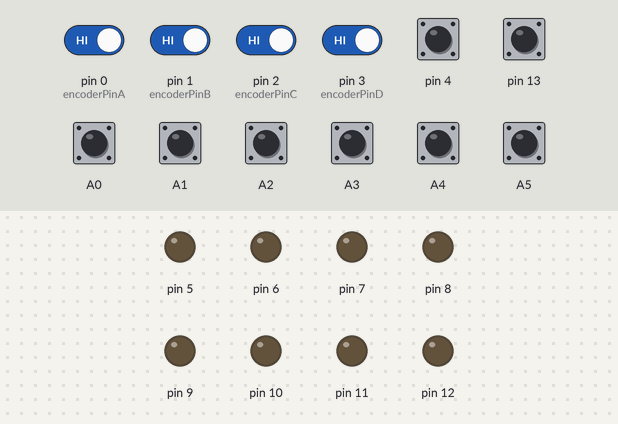
A sketch run on a simulated Arduino Leonardo, built with avr-gcc and run on an emulated ATmega32U4. On the bench: output pins drawn as LEDs (lit = HIGH). Inputs (shaded band) come from the test bench; at power-on: A0–5, pin 0 (encoderPinA), pin 1 (encoderPinB), pin 2 (encoderPinC), pin 3 (encoderPinD), pin 4, pin 13 HIGH. USB keyboard and mouse output is not drawn.

Above: at 1.2 s.
1.3 s: pin 4 pulled LOW for 0.15 s
At 1.37 s:
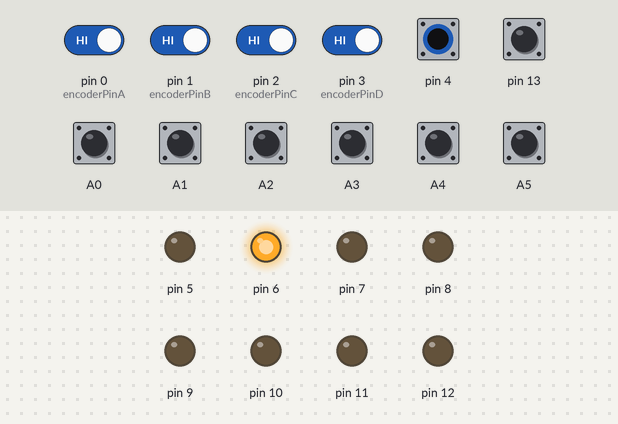
2.9 s: pin 13 pulled LOW for 0.15 s
At 2.97 s:
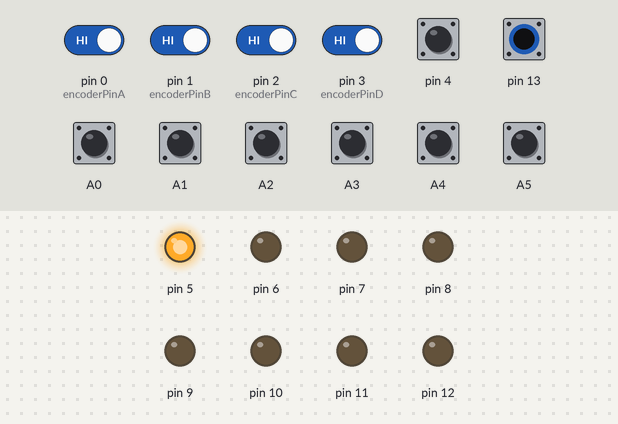
4.5 s: A0 pulled LOW for 0.15 s
At 4.57 s:
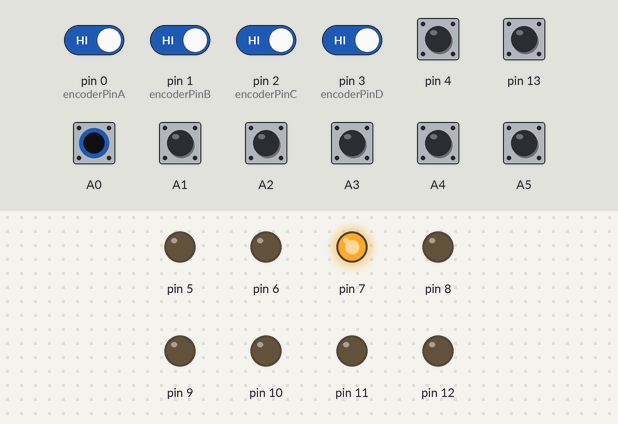
6.1 s: A1 pulled LOW for 0.15 s
At 6.17 s:
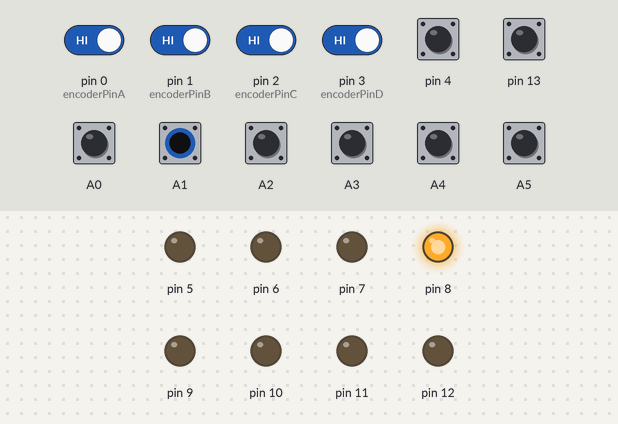
7.7 s: A2 pulled LOW for 0.15 s
At 7.77 s:
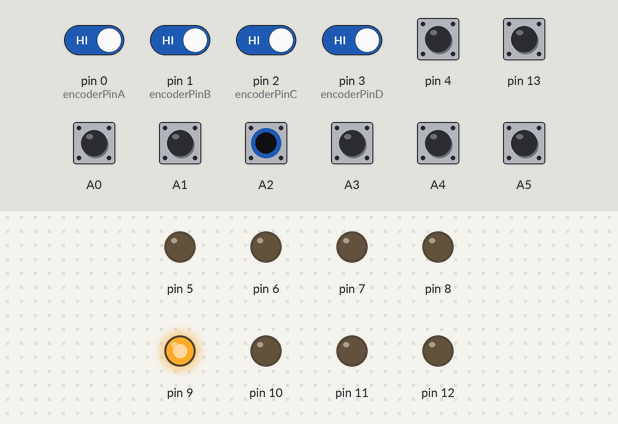
9.3 s: A3 pulled LOW for 0.15 s
At 9.37 s:
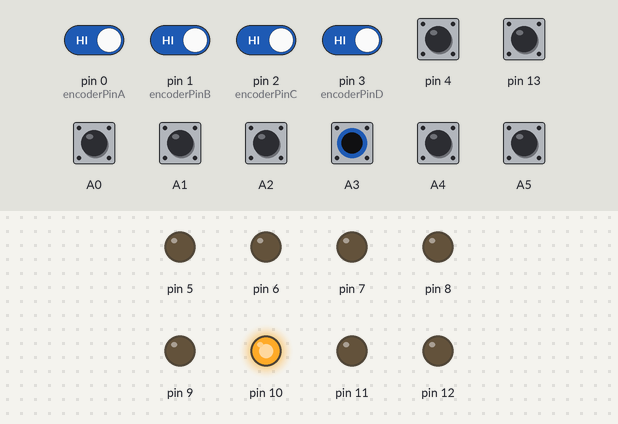
Timing chart, 0 to 11.9 s (numbered marks = the images above; inputs shaded):
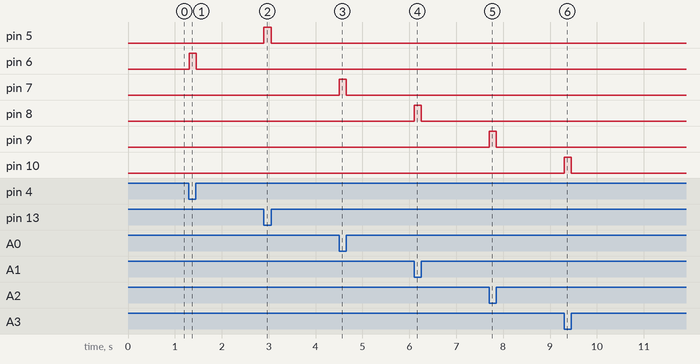

The sketch:

sdvx.ino
```cpp
#include "Keyboard.h"
#include "Mouse.h"
#define DELAY            5

enum PinAssignments
 {
  encoderPinA = 0,
  encoderPinB = 1,
  encoderPinC = 2,
  encoderPinD = 3,
 };

int encoderPos[] = {0,0};

 boolean A_set = false;
 boolean B_set = false;
 boolean C_set = false;
 boolean D_set = false;
 int i;

void setup()
{
  /* KEYBOARD PIN SETTING
   * PIN 13 START
   * PIN 04 TEST
   * PIN A0 BT-A
   * PIN A1 BT-B
   * PIN A2 BT-C
   * PIN A3 BT-D
   * PIN A4 FX-L
   * PIN A5 FX-R
   */
  pinMode(13, INPUT_PULLUP);
  pinMode(4, INPUT_PULLUP);
  pinMode(A0, INPUT_PULLUP);
  pinMode(A1, INPUT_PULLUP);
  pinMode(A2, INPUT_PULLUP);
  pinMode(A3, INPUT_PULLUP);
  pinMode(A4, INPUT_PULLUP);
  pinMode(A5, INPUT_PULLUP);
  Keyboard.begin();


  /* KEYBOARD LED PIN SETTING
   * PIN 13(5) START
   * PIN 04(6) TEST
   * PIN A0(7) BT-A
   * PIN A1(8) BT-B
   * PIN A2(9) BT-C
   * PIN A3(10) BT-D
   * PIN A4(11) FX-L
   * PIN A5(12) FX-R
   * BT蓝光 FX红光
   */
  pinMode(5, OUTPUT);
  pinMode(6, OUTPUT);
  pinMode(7, OUTPUT);
  pinMode(8, OUTPUT);
  pinMode(9, OUTPUT);
  pinMode(10, OUTPUT);
  pinMode(11, OUTPUT);
  pinMode(12, OUTPUT);

  digitalWrite(5, LOW);
  digitalWrite(6, LOW);
  digitalWrite(7, LOW);
  digitalWrite(8, LOW);
  digitalWrite(9, LOW);
  digitalWrite(10, LOW);
  digitalWrite(11, LOW);
  digitalWrite(12, LOW);

  pinMode(encoderPinA, INPUT_PULLUP);
  pinMode(encoderPinB, INPUT_PULLUP);
  pinMode(encoderPinC, INPUT_PULLUP);
  pinMode(encoderPinD, INPUT_PULLUP);

  Mouse.begin();

  attachInterrupt(0, doEncoderC, CHANGE);
  attachInterrupt(1, doEncoderD, CHANGE);

  attachInterrupt(2, doEncoderA, CHANGE);
  attachInterrupt(3, doEncoderB, CHANGE);

  Serial.begin(9600);

}

//按键模拟部分

void loop() {

  //SETTING
  if(digitalRead(13)==LOW){
    Keyboard.press('q');
    digitalWrite(5, HIGH);
  }
  if(digitalRead(13)==HIGH){
    Keyboard.release('q');
    digitalWrite(5, LOW);
  }
  if(digitalRead(4)==LOW){
    Keyboard.press('w');
    digitalWrite(6, HIGH);
  }
  if(digitalRead(4)==HIGH){
    Keyboard.release('w');
    digitalWrite(6, LOW);
  }

  //BT
  if(digitalRead(A0)==LOW){
    Keyboard.press('d');
    digitalWrite(7, HIGH);
  }
  if(digitalRead(A0)==HIGH){
    Keyboard.release('d');
    digitalWrite(7, LOW);
  }
  if(digitalRead(A1)==LOW){
    Keyboard.press('f');
    digitalWrite(8, HIGH);
  }
  if(digitalRead(A1)==HIGH){
    Keyboard.release('f');
    digitalWrite(8, LOW);
  }
  if(digitalRead(A2)==LOW){
    Keyboard.press('j');
    digitalWrite(9, HIGH);
  }
  if(digitalRead(A2)==HIGH){
    Keyboard.release('j');
    digitalWrite(9, LOW);
  }
  if(digitalRead(A3)==LOW){
    Keyboard.press('k');
    digitalWrite(10, HIGH);
  }
  if(digitalRead(A3)==HIGH){
    Keyboard.release('k');
    digitalWrite(10, LOW);
  }

  //FX
  if(digitalRead(A4)==LOW){
    Keyboard.press('c');
    digitalWrite(11, HIGH);
  }
  if(digitalRead(A4)==HIGH){
    Keyboard.release('c');
    digitalWrite(11, LOW);
  }
  if(digitalRead(A5)==LOW){
    Keyboard.press('m');
    digitalWrite(12, HIGH);
  }
  if(digitalRead(A5)==HIGH){
    Keyboard.release('m');
    digitalWrite(12, LOW);
  }

  for(i=0;i<=1;i++)
  {
    if (encoderPos[i] != 0)
    {
      if(i==0)  Mouse.move(encoderPos[i],0,0);
      if(i==1)  Mouse.move(0,encoderPos[i],0);

      encoderPos[i] = 0;
    }
  }

  delay(DELAY);
}

void doEncoderA()
{

  if( digitalRead(encoderPinA) != A_set )
  {
    A_set = !A_set;

    if ( A_set && !B_set )
      encoderPos[0] += 1;
  }
}

void doEncoderB()
{

  if( digitalRead(encoderPinB) != B_set ) {
    B_set = !B_set;

    if( B_set && !A_set )
      encoderPos[0] -= 1;
  }
}

void doEncoderC()
{
  if( digitalRead(encoderPinC) != C_set )
  {
    C_set = !C_set;

    if ( C_set && !D_set )
      encoderPos[1] += 1;
  }
}

void doEncoderD()
{
  if( digitalRead(encoderPinD) != D_set ) {
    D_set = !D_set;

    if( D_set && !C_set )
      encoderPos[1] -= 1;
  }
}
```

Measured:
- after the input at 1.3 s, pin 6: LOW → HIGH at once, → LOW 0.15 s later
- after the input at 2.9 s, pin 5: LOW → HIGH at once, → LOW 0.15 s later
- after the input at 4.5 s, pin 7: LOW → HIGH at once, → LOW 0.15 s later
- after the input at 6.1 s, pin 8: LOW → HIGH at once, → LOW 0.15 s later
- after the input at 7.7 s, pin 9: LOW → HIGH at once, → LOW 0.15 s later
- after the input at 9.3 s, pin 10: LOW → HIGH at once, → LOW 0.15 s later
